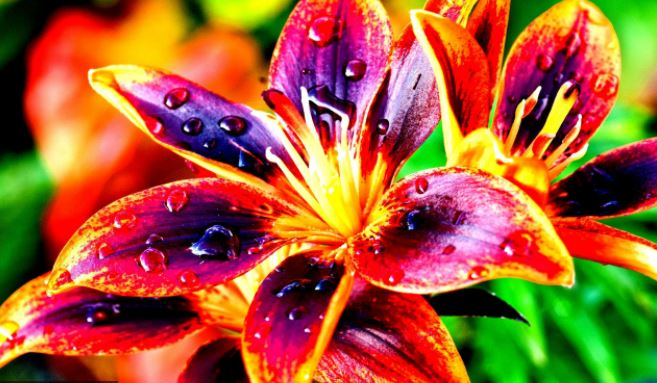
#> input picture p11.JPG, 657 x 383 px
$ python he.py p11.JPG out.png
#> lines starting #> are read from the running program, lines starting #| are printed output that depends on the picture
import cv2
import numpy as np
import sys

# read arguments
if len(sys.argv) != 3:
    print(sys.argv[0], ": takes 2 arguments. Not ", len(sys.argv) - 1)
    print("Expecting argument: Input image name and output image name.")
    print("Example:", sys.argv[0], "inputimage outputimage")
    sys.exit()

name_input = sys.argv[1]
name_output = sys.argv[2]

# read image
inputImage = cv2.imread(name_input, cv2.IMREAD_COLOR)
#> inputImage is the input picture: shape (383, 657, 3); mean B, G, R 52.2, 92.1, 164.4
if inputImage is None:
    print(sys.argv[0], ": Failed to read image from: ", name_input)
    sys.exit()

rows, cols, bands = inputImage.shape
#> rows = 383; cols = 657; bands = 3
if bands != 3:
    print("Input image is not a standard color image:", inputImage)
    sys.exit()

# Display input image
cv2.imshow("Input Image: " + name_input, inputImage)

# BGR to LUV
LUV_image = cv2.cvtColor(inputImage, cv2.COLOR_BGR2LUV)
#> LUV_image: shape (383, 657, 3); mean of channels 0, 1, 2 130.2, 136.7, 166

# Get the L values : (a 2D matrix)
L_values = LUV_image[:, :, 0]
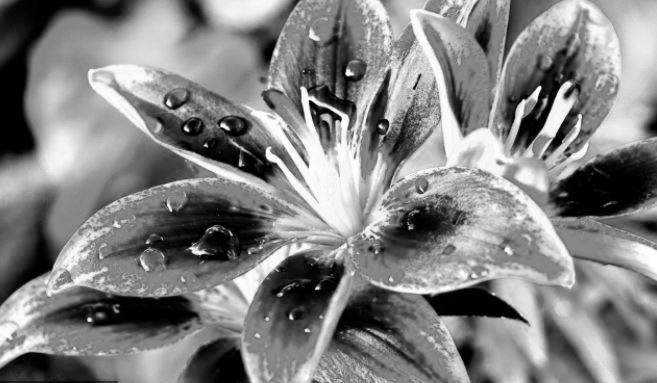
#> L_values: shape (383, 657); min 0, max 255, mean 130.2

# Histogram Equalization
HE_L = cv2.equalizeHist((L_values))
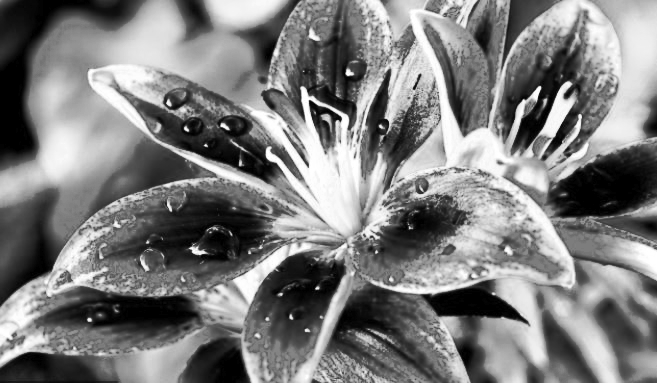
#> HE_L: shape (383, 657); min 0, max 255, mean 125

# Set L values back to the LUV image
LUV_image[:, :, 0] = HE_L
#> LUV_image: shape (383, 657, 3); mean of channels 0, 1, 2 125, 136.7, 166

# LUV to BGR
outputImage = cv2.cvtColor(LUV_image, cv2.COLOR_LUV2BGR)
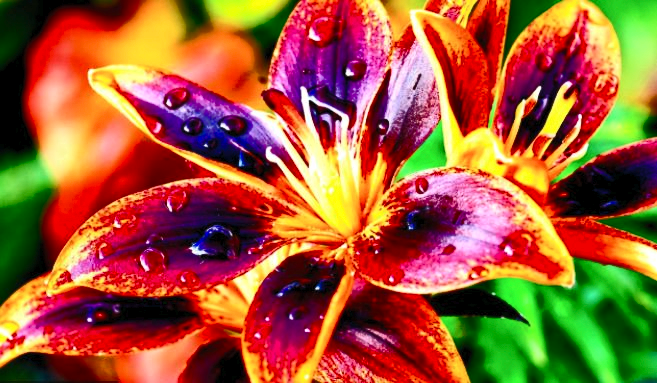
#> outputImage: shape (383, 657, 3); mean B, G, R 53.5, 89.3, 158.3

# Display output image
cv2.imshow("Output Image: " + name_output, outputImage)

# Write the output image
cv2.imwrite(name_output, outputImage)

# wait for key to exit
cv2.waitKey(0)
cv2.destroyAllWindows()

$ run again, on p21.jpg
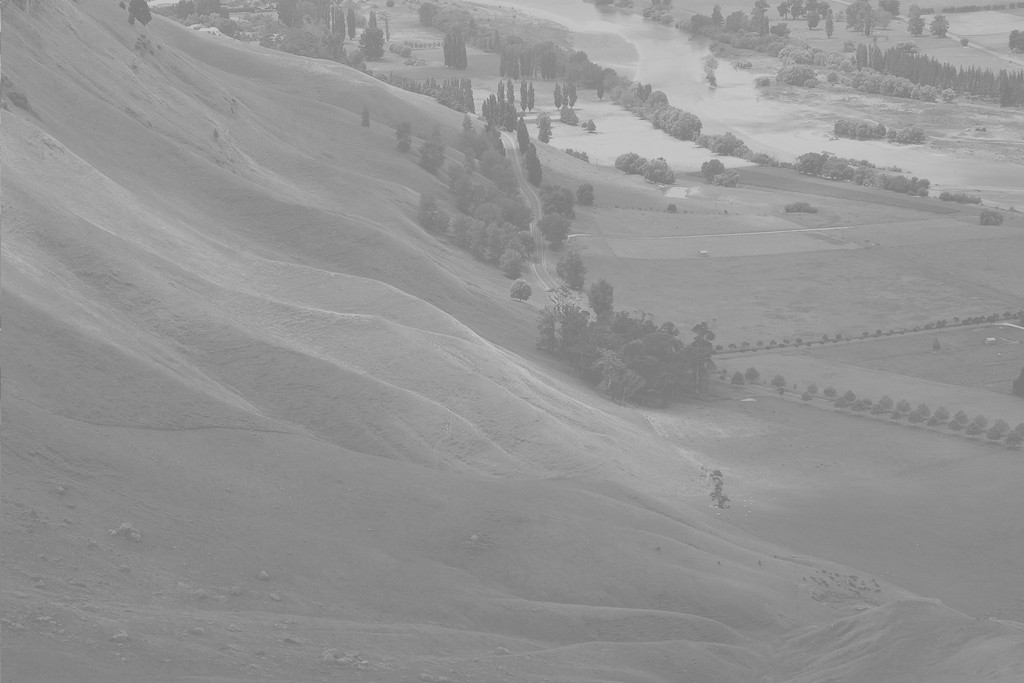
#> input picture p21.jpg, 1024 x 683 px
#> inputImage is the input picture: shape (683, 1024, 3); min 114, max 208, mean 148
#> `HE_L = cv2.equalizeHist((L_values))`:
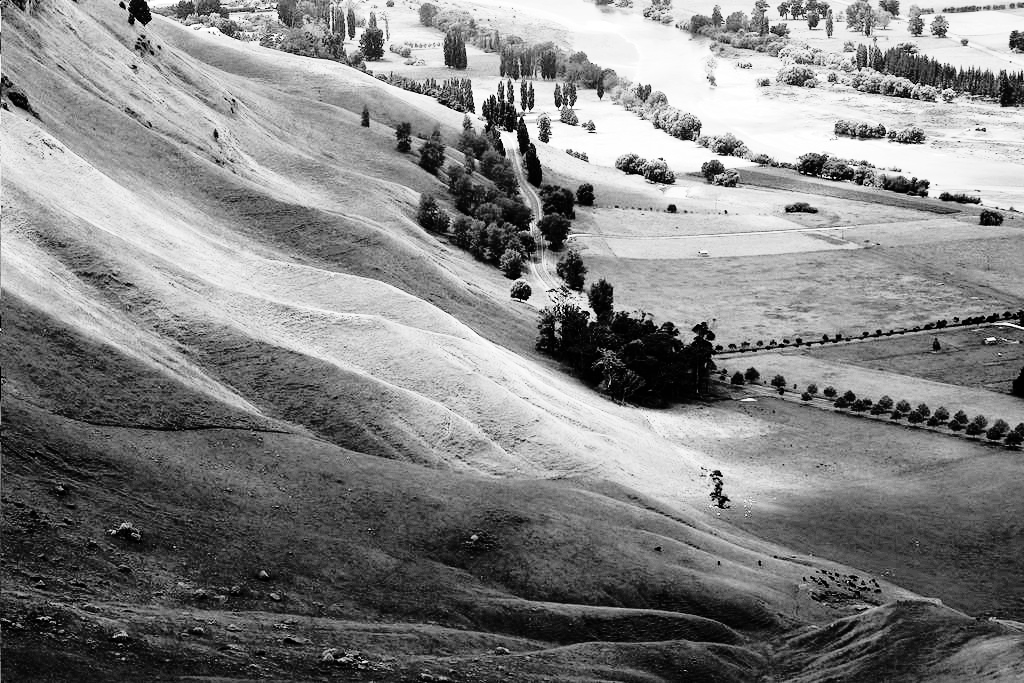
#> HE_L: shape (683, 1024); min 0, max 255, mean 130.6

$ run again, on p22.jpg
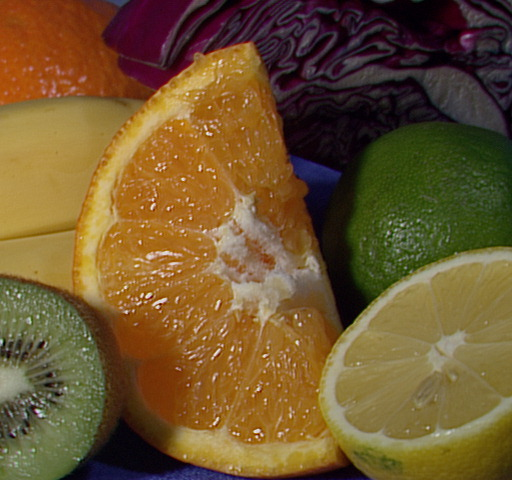
#> input picture p22.jpg, 512 x 480 px
#> inputImage is the input picture: shape (480, 512, 3); mean B, G, R 46.2, 85.6, 110.8
#> `HE_L = cv2.equalizeHist((L_values))`:
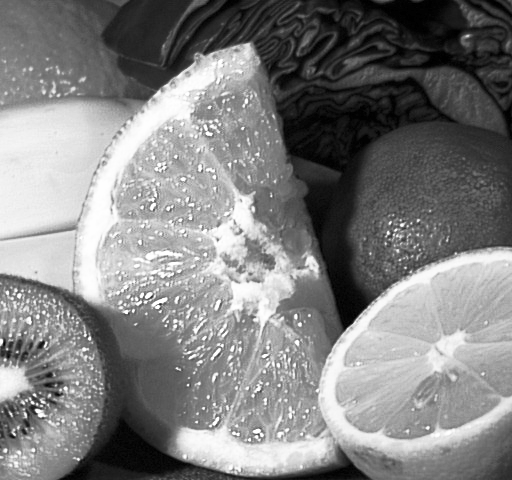
#> HE_L: shape (480, 512); min 0, max 255, mean 128.2
#> `outputImage = cv2.cvtColor(LUV_image, cv2.COLOR_LUV2BGR)`:
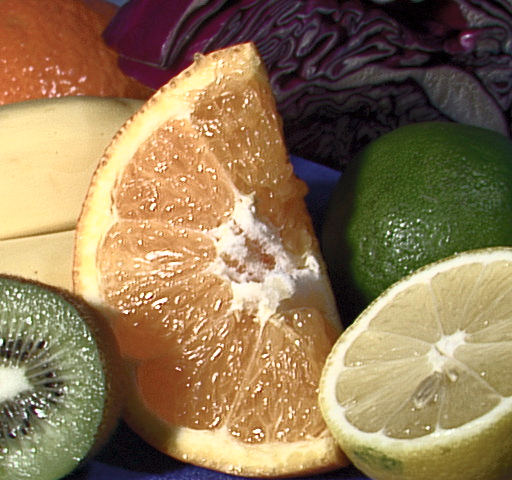
#> outputImage: shape (480, 512, 3); mean B, G, R 84.2, 118.5, 142.6
